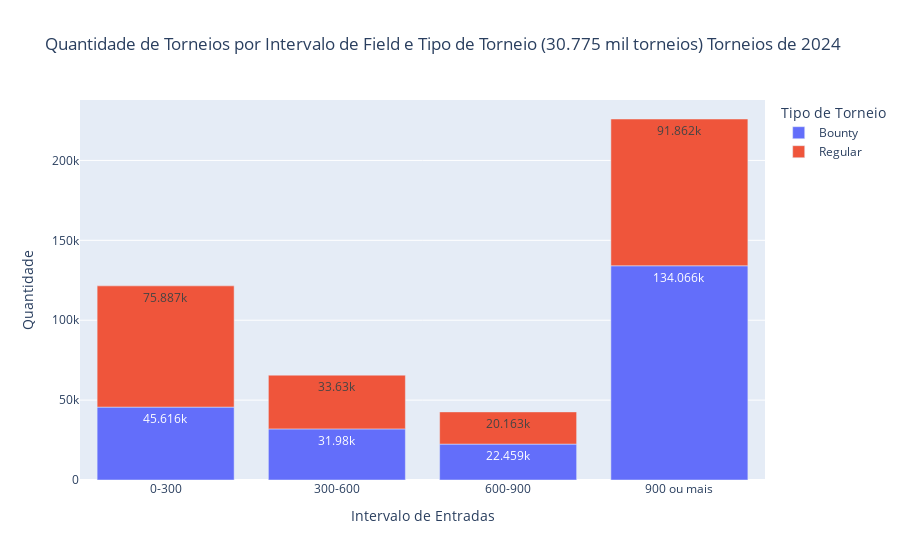

Notebook source saved alongside this figure:
### Code cell
import pandas as pd
import plotly.express as px

# Supondo que seu DataFrame seja 'df'

# Criar os intervalos para dividir os dados
bins = [0, 300, 600, 900, float('inf')]

# Criar os rótulos para os grupos
labels = ['0-300', '300-600', '600-900', '900 ou mais']

# Adicionar uma nova coluna ao DataFrame com os rótulos dos intervalos
df['Intervalo'] = pd.cut(df['Entradas'], bins=bins, labels=labels, right=False)

# Calcular a quantidade total de torneios em cada intervalo e tipo de torneio
total_torneios_por_intervalo_tipo = df.groupby(['Intervalo', 'Tipo de Torneio']).size().reset_index(name='Total')

# Calcular as porcentagens de cada tipo de torneio em cada intervalo
total_torneios_por_intervalo = df.groupby('Intervalo').size().reset_index(name='Total')
total_torneios_por_intervalo_tipo = pd.merge(total_torneios_por_intervalo_tipo, total_torneios_por_intervalo, on='Intervalo')
total_torneios_por_intervalo_tipo['Porcentagem'] = total_torneios_por_intervalo_tipo['Total_x'] / total_torneios_por_intervalo_tipo['Total_y']

# Criar o gráfico de barras com segmentação por Tipo de Torneio
fig = px.bar(total_torneios_por_intervalo_tipo, x='Intervalo', y='Total_x', color='Tipo de Torneio', 
             labels={'Total_x': 'Quantidade', 'Intervalo': 'Intervalo de Entradas', 'Tipo de Torneio': 'Tipo de Torneio'},
             title='Quantidade de Torneios por Intervalo de Field e Tipo de Torneio (30.775 mil torneios) Torneios de 2024',
             category_orders={'Intervalo': labels})



# Adicionar as porcentagens dentro das barras
fig.update_traces(texttemplate='%{y}', textposition='inside')

# Atualizar o layout do gráfico
fig.update_layout(xaxis_title='Intervalo de Entradas',
                  yaxis_title='Quantidade')

# Mostrar o gráfico
fig.show()

### Figure 1 — Plotly figure (JSON) as saved in the notebook; plotly's stock layout.template omitted (floating-point values rounded to 4 significant figures)
{"data": [{"alignmentgroup": "True", "hovertemplate": "Tipo de Torneio=Bounty<br>Intervalo de Entradas=%{x}<br>Quantidade=%{y}<extra></extra>", "legendgroup": "Bounty", "marker": {"color": "#636efa", "pattern": {"shape": ""}}, "name": "Bounty", "offsetgroup": "Bounty", "orientation": "v", "showlegend": true, "textposition": "inside", "texttemplate": "%{y}", "type": "bar", "x": ["0-300", "300-600", "600-900", "900 ou mais"], "xaxis": "x", "y": [45616, 31980, 22459, 134066], "yaxis": "y"}, {"alignmentgroup": "True", "hovertemplate": "Tipo de Torneio=Regular<br>Intervalo de Entradas=%{x}<br>Quantidade=%{y}<extra></extra>", "legendgroup": "Regular", "marker": {"color": "#EF553B", "pattern": {"shape": ""}}, "name": "Regular", "offsetgroup": "Regular", "orientation": "v", "showlegend": true, "textposition": "inside", "texttemplate": "%{y}", "type": "bar", "x": ["0-300", "300-600", "600-900", "900 ou mais"], "xaxis": "x", "y": [75887, 33630, 20163, 91862], "yaxis": "y"}], "layout": {"barmode": "relative", "legend": {"title": {"text": "Tipo de Torneio"}, "tracegroupgap": 0}, "title": {"text": "Quantidade de Torneios por Intervalo de Field e Tipo de Torneio (30.775 mil torneios) Torneios de 2024"}, "xaxis": {"anchor": "y", "categoryarray": ["0-300", "300-600", "600-900", "900 ou mais"], "categoryorder": "array", "domain": [0, 1], "title": {"text": "Intervalo de Entradas"}}, "yaxis": {"anchor": "x", "domain": [0, 1], "title": {"text": "Quantidade"}}}}
